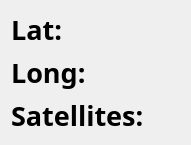
   <widget class="QWidget" name="layoutWidget_2">
    <property name="geometry">
     <rect>
      <x>1530</x>
      <y>210</y>
      <width>191</width>
      <height>131</height>
     </rect>
    </property>
    <layout class="QVBoxLayout" name="verticalLayout_4">
     <item>
      <widget class="QLabel" name="label_20">
       <property name="palette">
        <palette>
         <active>
          <colorrole role="WindowText">
           <brush brushstyle="SolidPattern">
            <color alpha="255">
             <red>0</red>
             <green>0</green>
             <blue>0</blue>
            </color>
           </brush>
          </colorrole>
          <colorrole role="Text">
           <brush brushstyle="SolidPattern">
            <color alpha="255">
             <red>0</red>
             <green>0</green>
             <blue>0</blue>
            </color>
           </brush>
          </colorrole>
          <colorrole role="BrightText">
           <brush brushstyle="SolidPattern">
            <color alpha="255">
             <red>0</red>
             <green>0</green>
             <blue>0</blue>
            </color>
           </brush>
          </colorrole>
          <colorrole role="ButtonText">
           <brush brushstyle="SolidPattern">
            <color alpha="255">
             <red>0</red>
             <green>0</green>
             <blue>0</blue>
            </color>
           </brush>
          </colorrole>
          <colorrole role="HighlightedText">
           <brush brushstyle="SolidPattern">
            <color alpha="255">
             <red>0</red>
             <green>0</green>
             <blue>0</blue>
            </color>
           </brush>
          </colorrole>
         </active>
         <inactive>
          <colorrole role="WindowText">
           <brush brushstyle="SolidPattern">
            <color alpha="255">
             <red>0</red>
             <green>0</green>
             <blue>0</blue>
            </color>
           </brush>
          </colorrole>
          <colorrole role="Text">
           <brush brushstyle="SolidPattern">
            <color alpha="255">
             <red>0</red>
             <green>0</green>
             <blue>0</blue>
            </color>
           </brush>
          </colorrole>
          <colorrole role="BrightText">
           <brush brushstyle="SolidPattern">
            <color alpha="255">
             <red>0</red>
             <green>0</green>
             <blue>0</blue>
            </color>
           </brush>
          </colorrole>
          <colorrole role="ButtonText">
           <brush brushstyle="SolidPattern">
            <color alpha="255">
             <red>0</red>
             <green>0</green>
             <blue>0</blue>
            </color>
           </brush>
          </colorrole>
          <colorrole role="HighlightedText">
           <brush brushstyle="SolidPattern">
            <color alpha="255">
             <red>0</red>
             <green>0</green>
             <blue>0</blue>
            </color>
           </brush>
          </colorrole>
         </inactive>
         <disabled>
          <colorrole role="WindowText">
           <brush brushstyle="SolidPattern">
            <color alpha="255">
             <red>62</red>
             <green>62</green>
             <blue>62</blue>
            </color>
           </brush>
          </colorrole>
          <colorrole role="Text">
           <brush brushstyle="SolidPattern">
            <color alpha="255">
             <red>62</red>
             <green>62</green>
             <blue>62</blue>
            </color>
           </brush>
          </colorrole>
          <colorrole role="BrightText">
           <brush brushstyle="SolidPattern">
            <color alpha="255">
             <red>0</red>
             <green>0</green>
             <blue>0</blue>
            </color>
           </brush>
          </colorrole>
          <colorrole role="ButtonText">
           <brush brushstyle="SolidPattern">
            <color alpha="255">
             <red>62</red>
             <green>62</green>
             <blue>62</blue>
            </color>
           </brush>
          </colorrole>
          <colorrole role="HighlightedText">
           <brush brushstyle="SolidPattern">
            <color alpha="255">
             <red>0</red>
             <green>0</green>
             <blue>0</blue>
            </color>
           </brush>
          </colorrole>
         </disabled>
        </palette>
       </property>
       <property name="font">
        <font>
         <family>OCR A Extended</family>
         <pointsize>20</pointsize>
         <weight>75</weight>
         <bold>true</bold>
        </font>
       </property>
       <property name="text">
        <string>Lat:</string>
       </property>
       <property name="scaledContents">
        <bool>true</bool>
       </property>
       <property name="wordWrap">
        <bool>false</bool>
       </property>
      </widget>
     </item>
     <item>
      <widget class="QLabel" name="label_21">
       <property name="palette">
        <palette>
         <active>
          <colorrole role="WindowText">
           <brush brushstyle="SolidPattern">
            <color alpha="255">
             <red>0</red>
             <green>0</green>
             <blue>0</blue>
            </color>
           </brush>
          </colorrole>
          <colorrole role="Text">
           <brush brushstyle="SolidPattern">
            <color alpha="255">
             <red>0</red>
             <green>0</green>
             <blue>0</blue>
            </color>
           </brush>
          </colorrole>
          <colorrole role="BrightText">
           <brush brushstyle="SolidPattern">
            <color alpha="255">
             <red>0</red>
             <green>0</green>
             <blue>0</blue>
            </color>
           </brush>
          </colorrole>
          <colorrole role="ButtonText">
           <brush brushstyle="SolidPattern">
            <color alpha="255">
             <red>0</red>
             <green>0</green>
             <blue>0</blue>
            </color>
           </brush>
          </colorrole>
          <colorrole role="HighlightedText">
           <brush brushstyle="SolidPattern">
            <color alpha="255">
             <red>0</red>
             <green>0</green>
             <blue>0</blue>
            </color>
           </brush>
          </colorrole>
         </active>
         <inactive>
          <colorrole role="WindowText">
           <brush brushstyle="SolidPattern">
            <color alpha="255">
             <red>0</red>
             <green>0</green>
             <blue>0</blue>
            </color>
           </brush>
          </colorrole>
          <colorrole role="Text">
           <brush brushstyle="SolidPattern">
            <color alpha="255">
             <red>0</red>
             <green>0</green>
             <blue>0</blue>
            </color>
           </brush>
          </colorrole>
          <colorrole role="BrightText">
           <brush brushstyle="SolidPattern">
            <color alpha="255">
             <red>0</red>
             <green>0</green>
             <blue>0</blue>
            </color>
           </brush>
          </colorrole>
          <colorrole role="ButtonText">
           <brush brushstyle="SolidPattern">
            <color alpha="255">
             <red>0</red>
             <green>0</green>
             <blue>0</blue>
            </color>
           </brush>
          </colorrole>
          <colorrole role="HighlightedText">
           <brush brushstyle="SolidPattern">
            <color alpha="255">
             <red>0</red>
             <green>0</green>
             <blue>0</blue>
            </color>
           </brush>
          </colorrole>
         </inactive>
         <disabled>
          <colorrole role="WindowText">
           <brush brushstyle="SolidPattern">
            <color alpha="255">
             <red>62</red>
             <green>62</green>
             <blue>62</blue>
            </color>
           </brush>
          </colorrole>
          <colorrole role="Text">
           <brush brushstyle="SolidPattern">
            <color alpha="255">
             <red>62</red>
             <green>62</green>
             <blue>62</blue>
            </color>
           </brush>
          </colorrole>
          <colorrole role="BrightText">
           <brush brushstyle="SolidPattern">
            <color alpha="255">
             <red>0</red>
             <green>0</green>
             <blue>0</blue>
            </color>
           </brush>
          </colorrole>
          <colorrole role="ButtonText">
           <brush brushstyle="SolidPattern">
            <color alpha="255">
             <red>62</red>
             <green>62</green>
             <blue>62</blue>
            </color>
           </brush>
          </colorrole>
          <colorrole role="HighlightedText">
           <brush brushstyle="SolidPattern">
            <color alpha="255">
             <red>0</red>
             <green>0</green>
             <blue>0</blue>
            </color>
           </brush>
          </colorrole>
         </disabled>
        </palette>
       </property>
       <property name="font">
        <font>
         <family>OCR A Extended</family>
         <pointsize>20</pointsize>
         <weight>75</weight>
         <bold>true</bold>
        </font>
       </property>
       <property name="text">
        <string>Long:</string>
       </property>
       <property name="scaledContents">
        <bool>true</bool>
       </property>
       <property name="wordWrap">
        <bool>false</bool>
       </property>
      </widget>
     </item>
     <item>
      <widget class="QLabel" name="label_22">
       <property name="palette">
        <palette>
         <active>
          <colorrole role="WindowText">
           <brush brushstyle="SolidPattern">
            <color alpha="255">
             <red>0</red>
             <green>0</green>
             <blue>0</blue>
            </color>
           </brush>
          </colorrole>
          <colorrole role="Text">
           <brush brushstyle="SolidPattern">
            <color alpha="255">
             <red>0</red>
             <green>0</green>
             <blue>0</blue>
            </color>
           </brush>
          </colorrole>
          <colorrole role="BrightText">
           <brush brushstyle="SolidPattern">
            <color alpha="255">
             <red>0</red>
             <green>0</green>
             <blue>0</blue>
            </color>
           </brush>
          </colorrole>
          <colorrole role="ButtonText">
           <brush brushstyle="SolidPattern">
            <color alpha="255">
             <red>0</red>
             <green>0</green>
             <blue>0</blue>
            </color>
           </brush>
          </colorrole>
          <colorrole role="HighlightedText">
           <brush brushstyle="SolidPattern">
            <color alpha="255">
             <red>0</red>
             <green>0</green>
             <blue>0</blue>
            </color>
           </brush>
          </colorrole>
         </active>
         <inactive>
          <colorrole role="WindowText">
           <brush brushstyle="SolidPattern">
            <color alpha="255">
             <red>0</red>
             <green>0</green>
             <blue>0</blue>
            </color>
           </brush>
          </colorrole>
          <colorrole role="Text">
           <brush brushstyle="SolidPattern">
            <color alpha="255">
             <red>0</red>
             <green>0</green>
             <blue>0</blue>
            </color>
           </brush>
          </colorrole>
          <colorrole role="BrightText">
           <brush brushstyle="SolidPattern">
            <color alpha="255">
             <red>0</red>
             <green>0</green>
             <blue>0</blue>
            </color>
           </brush>
          </colorrole>
          <colorrole role="ButtonText">
           <brush brushstyle="SolidPattern">
            <color alpha="255">
             <red>0</red>
             <green>0</green>
             <blue>0</blue>
            </color>
           </brush>
          </colorrole>
          <colorrole role="HighlightedText">
           <brush brushstyle="SolidPattern">
            <color alpha="255">
             <red>0</red>
             <green>0</green>
             <blue>0</blue>
            </color>
           </brush>
          </colorrole>
         </inactive>
         <disabled>
          <colorrole role="WindowText">
           <brush brushstyle="SolidPattern">
            <color alpha="255">
             <red>62</red>
             <green>62</green>
             <blue>62</blue>
            </color>
           </brush>
          </colorrole>
          <colorrole role="Text">
           <brush brushstyle="SolidPattern">
            <color alpha="255">
             <red>62</red>
             <green>62</green>
             <blue>62</blue>
            </color>
           </brush>
          </colorrole>
          <colorrole role="BrightText">
           <brush brushstyle="SolidPattern">
            <color alpha="255">
             <red>0</red>
             <green>0</green>
             <blue>0</blue>
            </color>
           </brush>
          </colorrole>
          <colorrole role="ButtonText">
           <brush brushstyle="SolidPattern">
            <color alpha="255">
             <red>62</red>
             <green>62</green>
             <blue>62</blue>
            </color>
           </brush>
          </colorrole>
          <colorrole role="HighlightedText">
           <brush brushstyle="SolidPattern">
            <color alpha="255">
             <red>0</red>
             <green>0</green>
             <blue>0</blue>
            </color>
           </brush>
          </colorrole>
         </disabled>
        </palette>
       </property>
       <property name="font">
        <font>
         <family>OCR A Extended</family>
         <pointsize>20</pointsize>
         <weight>75</weight>
         <bold>true</bold>
        </font>
       </property>
       <property name="text">
        <string>Satellites:</string>
       </property>
       <property name="scaledContents">
        <bool>true</bool>
       </property>
       <property name="wordWrap">
        <bool>false</bool>
       </property>
      </widget>
     </item>
    </layout>
   </widget>
